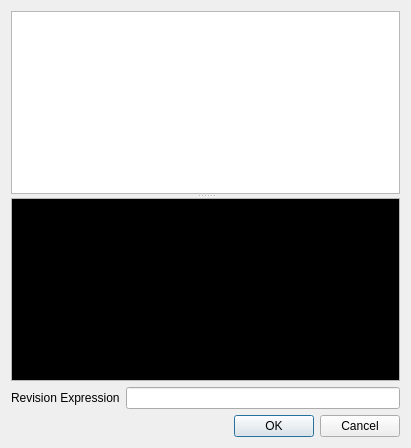
<ui version="4.0" >
 <class>ugitCommitBrowser</class>
 <widget class="QDialog" name="ugitCommitBrowser" >
  <property name="geometry" >
   <rect>
    <x>0</x>
    <y>0</y>
    <width>411</width>
    <height>448</height>
   </rect>
  </property>
  <property name="windowTitle" >
   <string>Git Commit Browser</string>
  </property>
  <layout class="QVBoxLayout" >
   <item>
    <widget class="QSplitter" name="splitter" >
     <property name="orientation" >
      <enum>Qt::Vertical</enum>
     </property>
     <property name="handleWidth" >
      <number>4</number>
     </property>
     <widget class="QListWidget" name="commitList" >
      <property name="font" >
       <font>
        <family>Monospace</family>
       </font>
      </property>
      <property name="alternatingRowColors" >
       <bool>true</bool>
      </property>
      <property name="selectionMode" >
       <enum>QAbstractItemView::ExtendedSelection</enum>
      </property>
     </widget>
     <widget class="QTextEdit" name="commitText" >
      <property name="palette" >
       <palette>
        <active>
         <colorrole role="Text" >
          <brush brushstyle="SolidPattern" >
           <color alpha="255" >
            <red>170</red>
            <green>170</green>
            <blue>127</blue>
           </color>
          </brush>
         </colorrole>
         <colorrole role="Base" >
          <brush brushstyle="SolidPattern" >
           <color alpha="255" >
            <red>0</red>
            <green>0</green>
            <blue>0</blue>
           </color>
          </brush>
         </colorrole>
        </active>
        <inactive>
         <colorrole role="Text" >
          <brush brushstyle="SolidPattern" >
           <color alpha="255" >
            <red>170</red>
            <green>170</green>
            <blue>127</blue>
           </color>
          </brush>
         </colorrole>
         <colorrole role="Base" >
          <brush brushstyle="SolidPattern" >
           <color alpha="255" >
            <red>0</red>
            <green>0</green>
            <blue>0</blue>
           </color>
          </brush>
         </colorrole>
        </inactive>
        <disabled>
         <colorrole role="Text" >
          <brush brushstyle="SolidPattern" >
           <color alpha="255" >
            <red>96</red>
            <green>96</green>
            <blue>96</blue>
           </color>
          </brush>
         </colorrole>
         <colorrole role="Base" >
          <brush brushstyle="SolidPattern" >
           <color alpha="255" >
            <red>255</red>
            <green>255</green>
            <blue>255</blue>
           </color>
          </brush>
         </colorrole>
        </disabled>
       </palette>
      </property>
      <property name="font" >
       <font>
        <family>Monospace</family>
        <pointsize>12</pointsize>
       </font>
      </property>
      <property name="tabChangesFocus" >
       <bool>true</bool>
      </property>
      <property name="undoRedoEnabled" >
       <bool>false</bool>
      </property>
      <property name="readOnly" >
       <bool>true</bool>
      </property>
     </widget>
    </widget>
   </item>
   <item>
    <layout class="QHBoxLayout" >
     <item>
      <widget class="QLabel" name="label" >
       <property name="text" >
        <string>Revision Expression</string>
       </property>
      </widget>
     </item>
     <item>
      <widget class="QLineEdit" name="revisionLine" />
     </item>
    </layout>
   </item>
   <item>
    <widget class="QDialogButtonBox" name="buttonBox" >
     <property name="standardButtons" >
      <set>QDialogButtonBox::Cancel|QDialogButtonBox::NoButton|QDialogButtonBox::Ok</set>
     </property>
    </widget>
   </item>
  </layout>
 </widget>
 <tabstops>
  <tabstop>buttonBox</tabstop>
  <tabstop>commitList</tabstop>
  <tabstop>revisionLine</tabstop>
  <tabstop>commitText</tabstop>
 </tabstops>
 <resources/>
 <connections>
  <connection>
   <sender>buttonBox</sender>
   <signal>accepted()</signal>
   <receiver>ugitCommitBrowser</receiver>
   <slot>accept()</slot>
   <hints>
    <hint type="sourcelabel" >
     <x>205</x>
     <y>426</y>
    </hint>
    <hint type="destinationlabel" >
     <x>205</x>
     <y>223</y>
    </hint>
   </hints>
  </connection>
  <connection>
   <sender>buttonBox</sender>
   <signal>rejected()</signal>
   <receiver>ugitCommitBrowser</receiver>
   <slot>reject()</slot>
   <hints>
    <hint type="sourcelabel" >
     <x>205</x>
     <y>426</y>
    </hint>
    <hint type="destinationlabel" >
     <x>205</x>
     <y>223</y>
    </hint>
   </hints>
  </connection>
 </connections>
</ui>
